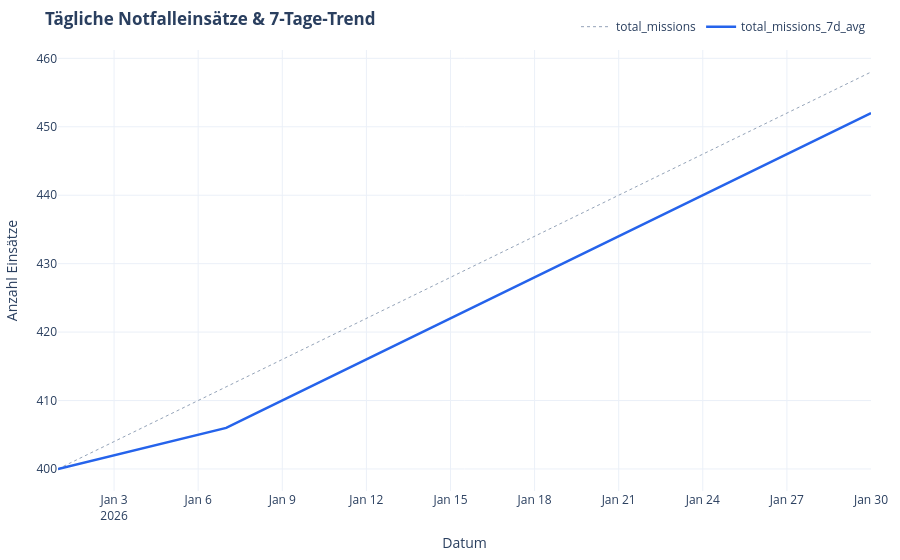
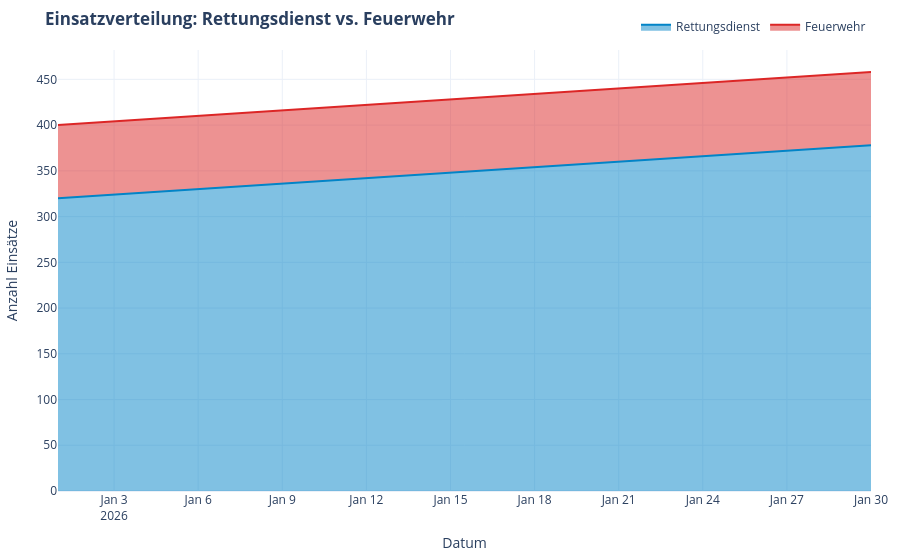
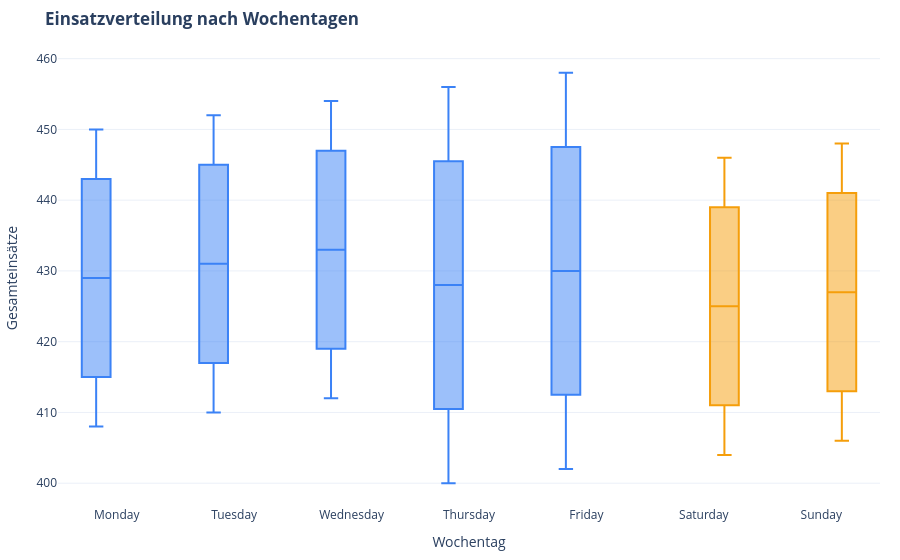
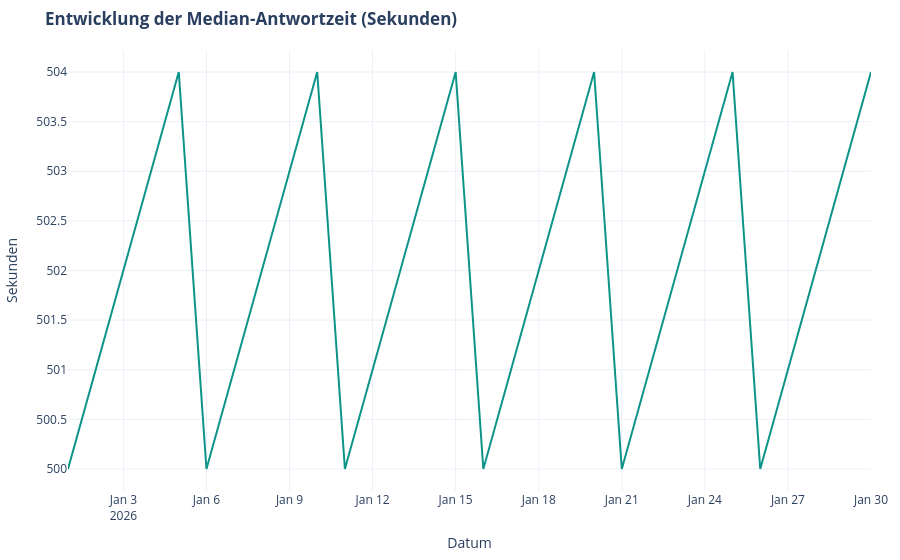

These figures' notebook cell, in order:
### Code cell
import sys
from pathlib import Path

# Fügt das Projekt-Rootverzeichnis zum Python-Pfad hinzu
sys.path.append(str(Path.cwd().parent))

# Jetzt klappt der Import problemlos!
from src.utils.plots import (
    plot_mission_trend,
    plot_mission_breakdown,
    plot_weekday_distribution,
    plot_response_time
)

# 1. Daten aus der DuckDB laden (relativer Pfad vom Notebook-Ordner aus)
con = duckdb.connect('../data/berlin_emergency.duckdb', read_only=True)
df = con.sql("SELECT * FROM fct_missions_daily ORDER BY mission_date ASC").df()
con.close()

# 2. Plots direkt im Notebook anzeigen
display(plot_mission_trend(df))
display(plot_mission_breakdown(df))
display(plot_weekday_distribution(df))
display(plot_response_time(df))

### Figure 1 — Plotly figure (JSON) as saved in the notebook; plotly's stock layout.template omitted (floating-point values rounded to 4 significant figures)
{"data": [{"hovertemplate": "Metrik=total_missions<br>Datum=%{x}<br>Anzahl Einsätze=%{y}<extra></extra>", "legendgroup": "total_missions", "line": {"color": "#94a3b8", "dash": "dot", "width": 1}, "marker": {"symbol": "circle"}, "mode": "lines", "name": "total_missions", "orientation": "v", "showlegend": true, "type": "scatter", "x": ["2026-01-01T00:00:00.000000", "2026-01-02T00:00:00.000000", "2026-01-03T00:00:00.000000", "2026-01-04T00:00:00.000000", "2026-01-05T00:00:00.000000", "2026-01-06T00:00:00.000000", "2026-01-07T00:00:00.000000", "2026-01-08T00:00:00.000000", "2026-01-09T00:00:00.000000", "2026-01-10T00:00:00.000000", "2026-01-11T00:00:00.000000", "2026-01-12T00:00:00.000000", "2026-01-13T00:00:00.000000", "2026-01-14T00:00:00.000000", "2026-01-15T00:00:00.000000", "2026-01-16T00:00:00.000000", "2026-01-17T00:00:00.000000", "2026-01-18T00:00:00.000000", "2026-01-19T00:00:00.000000", "2026-01-20T00:00:00.000000", "2026-01-21T00:00:00.000000", "2026-01-22T00:00:00.000000", "2026-01-23T00:00:00.000000", "2026-01-24T00:00:00.000000", "2026-01-25T00:00:00.000000", "2026-01-26T00:00:00.000000", "2026-01-27T00:00:00.000000", "2026-01-28T00:00:00.000000", "2026-01-29T00:00:00.000000", "2026-01-30T00:00:00.000000"], "xaxis": "x", "y": [400.0, 402.0, 404.0, 406.0, 408.0, 410.0, 412.0, 414.0, 416.0, 418.0, 420.0, 422.0, 424.0, 426.0, 428.0, 430.0, 432.0, 434.0, 436.0, 438.0, 440.0, 442.0, 444.0, 446.0, 448.0, 450.0, 452.0, 454.0, 456.0, 458.0], "yaxis": "y"}, {"hovertemplate": "Metrik=total_missions_7d_avg<br>Datum=%{x}<br>Anzahl Einsätze=%{y}<extra></extra>", "legendgroup": "total_missions_7d_avg", "line": {"color": "#2563eb", "dash": "solid", "width": 2.5}, "marker": {"symbol": "circle"}, "mode": "lines", "name": "total_missions_7d_avg", "orientation": "v", "showlegend": true, "type": "scatter", "x": ["2026-01-01T00:00:00.000000", "2026-01-02T00:00:00.000000", "2026-01-03T00:00:00.000000", "2026-01-04T00:00:00.000000", "2026-01-05T00:00:00.000000", "2026-01-06T00:00:00.000000", "2026-01-07T00:00:00.000000", "2026-01-08T00:00:00.000000", "2026-01-09T00:00:00.000000", "2026-01-10T00:00:00.000000", "2026-01-11T00:00:00.000000", "2026-01-12T00:00:00.000000", "2026-01-13T00:00:00.000000", "2026-01-14T00:00:00.000000", "2026-01-15T00:00:00.000000", "2026-01-16T00:00:00.000000", "2026-01-17T00:00:00.000000", "2026-01-18T00:00:00.000000", "2026-01-19T00:00:00.000000", "2026-01-20T00:00:00.000000", "2026-01-21T00:00:00.000000", "2026-01-22T00:00:00.000000", "2026-01-23T00:00:00.000000", "2026-01-24T00:00:00.000000", "2026-01-25T00:00:00.000000", "2026-01-26T00:00:00.000000", "2026-01-27T00:00:00.000000", "2026-01-28T00:00:00.000000", "2026-01-29T00:00:00.000000", "2026-01-30T00:00:00.000000"], "xaxis": "x", "y": [400.0, 401.0, 402.0, 403.0, 404.0, 405.0, 406.0, 408.0, 410.0, 412.0, 414.0, 416.0, 418.0, 420.0, 422.0, 424.0, 426.0, 428.0, 430.0, 432.0, 434.0, 436.0, 438.0, 440.0, 442.0, 444.0, 446.0, 448.0, 450.0, 452.0], "yaxis": "y"}], "layout": {"hovermode": "x unified", "legend": {"orientation": "h", "title": {"text": ""}, "tracegroupgap": 0, "x": 1, "xanchor": "right", "y": 1.02, "yanchor": "bottom"}, "margin": {"b": 20, "l": 20, "r": 20, "t": 50}, "title": {"text": "<b>Tägliche Notfalleinsätze & 7-Tage-Trend</b>"}, "xaxis": {"anchor": "y", "domain": [0, 1], "title": {"text": "Datum"}}, "yaxis": {"anchor": "x", "domain": [0, 1], "title": {"text": "Anzahl Einsätze"}}}}

### Figure 2 — Plotly figure (JSON) as saved in the notebook; plotly's stock layout.template omitted (floating-point values rounded to 4 significant figures)
{"data": [{"fillpattern": {"shape": ""}, "hovertemplate": "Einsatzart=rescue_missions<br>Datum=%{x}<br>Anzahl Einsätze=%{y}<extra></extra>", "legendgroup": "rescue_missions", "line": {"color": "#0284c7"}, "marker": {"symbol": "circle"}, "mode": "lines", "name": "Rettungsdienst", "orientation": "v", "showlegend": true, "stackgroup": "1", "type": "scatter", "x": ["2026-01-01T00:00:00.000000", "2026-01-02T00:00:00.000000", "2026-01-03T00:00:00.000000", "2026-01-04T00:00:00.000000", "2026-01-05T00:00:00.000000", "2026-01-06T00:00:00.000000", "2026-01-07T00:00:00.000000", "2026-01-08T00:00:00.000000", "2026-01-09T00:00:00.000000", "2026-01-10T00:00:00.000000", "2026-01-11T00:00:00.000000", "2026-01-12T00:00:00.000000", "2026-01-13T00:00:00.000000", "2026-01-14T00:00:00.000000", "2026-01-15T00:00:00.000000", "2026-01-16T00:00:00.000000", "2026-01-17T00:00:00.000000", "2026-01-18T00:00:00.000000", "2026-01-19T00:00:00.000000", "2026-01-20T00:00:00.000000", "2026-01-21T00:00:00.000000", "2026-01-22T00:00:00.000000", "2026-01-23T00:00:00.000000", "2026-01-24T00:00:00.000000", "2026-01-25T00:00:00.000000", "2026-01-26T00:00:00.000000", "2026-01-27T00:00:00.000000", "2026-01-28T00:00:00.000000", "2026-01-29T00:00:00.000000", "2026-01-30T00:00:00.000000"], "xaxis": "x", "y": [320, 322, 324, 326, 328, 330, 332, 334, 336, 338, 340, 342, 344, 346, 348, 350, 352, 354, 356, 358, 360, 362, 364, 366, 368, 370, 372, 374, 376, 378], "yaxis": "y"}, {"fillpattern": {"shape": ""}, "hovertemplate": "Einsatzart=fire_missions<br>Datum=%{x}<br>Anzahl Einsätze=%{y}<extra></extra>", "legendgroup": "fire_missions", "line": {"color": "#dc2626"}, "marker": {"symbol": "circle"}, "mode": "lines", "name": "Feuerwehr", "orientation": "v", "showlegend": true, "stackgroup": "1", "type": "scatter", "x": ["2026-01-01T00:00:00.000000", "2026-01-02T00:00:00.000000", "2026-01-03T00:00:00.000000", "2026-01-04T00:00:00.000000", "2026-01-05T00:00:00.000000", "2026-01-06T00:00:00.000000", "2026-01-07T00:00:00.000000", "2026-01-08T00:00:00.000000", "2026-01-09T00:00:00.000000", "2026-01-10T00:00:00.000000", "2026-01-11T00:00:00.000000", "2026-01-12T00:00:00.000000", "2026-01-13T00:00:00.000000", "2026-01-14T00:00:00.000000", "2026-01-15T00:00:00.000000", "2026-01-16T00:00:00.000000", "2026-01-17T00:00:00.000000", "2026-01-18T00:00:00.000000", "2026-01-19T00:00:00.000000", "2026-01-20T00:00:00.000000", "2026-01-21T00:00:00.000000", "2026-01-22T00:00:00.000000", "2026-01-23T00:00:00.000000", "2026-01-24T00:00:00.000000", "2026-01-25T00:00:00.000000", "2026-01-26T00:00:00.000000", "2026-01-27T00:00:00.000000", "2026-01-28T00:00:00.000000", "2026-01-29T00:00:00.000000", "2026-01-30T00:00:00.000000"], "xaxis": "x", "y": [80, 80, 80, 80, 80, 80, 80, 80, 80, 80, 80, 80, 80, 80, 80, 80, 80, 80, 80, 80, 80, 80, 80, 80, 80, 80, 80, 80, 80, 80], "yaxis": "y"}], "layout": {"hovermode": "x unified", "legend": {"orientation": "h", "title": {"text": ""}, "tracegroupgap": 0, "x": 1, "xanchor": "right", "y": 1.02, "yanchor": "bottom"}, "margin": {"b": 20, "l": 20, "r": 20, "t": 50}, "title": {"text": "<b>Einsatzverteilung: Rettungsdienst vs. Feuerwehr</b>"}, "xaxis": {"anchor": "y", "domain": [0, 1], "title": {"text": "Datum"}}, "yaxis": {"anchor": "x", "domain": [0, 1], "title": {"text": "Anzahl Einsätze"}}}}

### Figure 3 — Plotly figure (JSON) as saved in the notebook; plotly's stock layout.template omitted (floating-point values rounded to 4 significant figures)
{"data": [{"alignmentgroup": "True", "hovertemplate": "is_weekend=False<br>Wochentag=%{x}<br>Gesamteinsätze=%{y}<extra></extra>", "legendgroup": "False", "marker": {"color": "#3b82f6"}, "name": "False", "notched": false, "offsetgroup": "False", "orientation": "v", "showlegend": true, "type": "box", "x": ["Thursday", "Friday", "Monday", "Tuesday", "Wednesday", "Thursday", "Friday", "Monday", "Tuesday", "Wednesday", "Thursday", "Friday", "Monday", "Tuesday", "Wednesday", "Thursday", "Friday", "Monday", "Tuesday", "Wednesday", "Thursday", "Friday"], "x0": " ", "xaxis": "x", "y": [400, 402, 408, 410, 412, 414, 416, 422, 424, 426, 428, 430, 436, 438, 440, 442, 444, 450, 452, 454, 456, 458], "y0": " ", "yaxis": "y"}, {"alignmentgroup": "True", "hovertemplate": "is_weekend=True<br>Wochentag=%{x}<br>Gesamteinsätze=%{y}<extra></extra>", "legendgroup": "True", "marker": {"color": "#f59e0b"}, "name": "True", "notched": false, "offsetgroup": "True", "orientation": "v", "showlegend": true, "type": "box", "x": ["Saturday", "Sunday", "Saturday", "Sunday", "Saturday", "Sunday", "Saturday", "Sunday"], "x0": " ", "xaxis": "x", "y": [404, 406, 418, 420, 432, 434, 446, 448], "y0": " ", "yaxis": "y"}], "layout": {"boxmode": "group", "legend": {"title": {"text": "is_weekend"}, "tracegroupgap": 0}, "margin": {"b": 20, "l": 20, "r": 20, "t": 50}, "showlegend": false, "title": {"text": "<b>Einsatzverteilung nach Wochentagen</b>"}, "xaxis": {"anchor": "y", "categoryarray": ["Monday", "Tuesday", "Wednesday", "Thursday", "Friday", "Saturday", "Sunday"], "categoryorder": "array", "domain": [0, 1], "title": {"text": "Wochentag"}}, "yaxis": {"anchor": "x", "domain": [0, 1], "title": {"text": "Gesamteinsätze"}}}}

### Figure 4 — Plotly figure (JSON) as saved in the notebook; plotly's stock layout.template omitted (floating-point values rounded to 4 significant figures)
{"data": [{"hovertemplate": "Datum=%{x}<br>Sekunden=%{y}<extra></extra>", "legendgroup": "", "line": {"color": "#0d9488", "dash": "solid", "width": 2}, "marker": {"symbol": "circle"}, "mode": "lines", "name": "", "orientation": "v", "showlegend": false, "type": "scatter", "x": ["2026-01-01T00:00:00.000000", "2026-01-02T00:00:00.000000", "2026-01-03T00:00:00.000000", "2026-01-04T00:00:00.000000", "2026-01-05T00:00:00.000000", "2026-01-06T00:00:00.000000", "2026-01-07T00:00:00.000000", "2026-01-08T00:00:00.000000", "2026-01-09T00:00:00.000000", "2026-01-10T00:00:00.000000", "2026-01-11T00:00:00.000000", "2026-01-12T00:00:00.000000", "2026-01-13T00:00:00.000000", "2026-01-14T00:00:00.000000", "2026-01-15T00:00:00.000000", "2026-01-16T00:00:00.000000", "2026-01-17T00:00:00.000000", "2026-01-18T00:00:00.000000", "2026-01-19T00:00:00.000000", "2026-01-20T00:00:00.000000", "2026-01-21T00:00:00.000000", "2026-01-22T00:00:00.000000", "2026-01-23T00:00:00.000000", "2026-01-24T00:00:00.000000", "2026-01-25T00:00:00.000000", "2026-01-26T00:00:00.000000", "2026-01-27T00:00:00.000000", "2026-01-28T00:00:00.000000", "2026-01-29T00:00:00.000000", "2026-01-30T00:00:00.000000"], "xaxis": "x", "y": [500.0, 501.0, 502.0, 503.0, 504.0, 500.0, 501.0, 502.0, 503.0, 504.0, 500.0, 501.0, 502.0, 503.0, 504.0, 500.0, 501.0, 502.0, 503.0, 504.0, 500.0, 501.0, 502.0, 503.0, 504.0, 500.0, 501.0, 502.0, 503.0, 504.0], "yaxis": "y"}], "layout": {"hovermode": "x unified", "legend": {"tracegroupgap": 0}, "margin": {"b": 20, "l": 20, "r": 20, "t": 50}, "title": {"text": "<b>Entwicklung der Median-Antwortzeit (Sekunden)</b>"}, "xaxis": {"anchor": "y", "domain": [0, 1], "title": {"text": "Datum"}}, "yaxis": {"anchor": "x", "domain": [0, 1], "title": {"text": "Sekunden"}}}}
